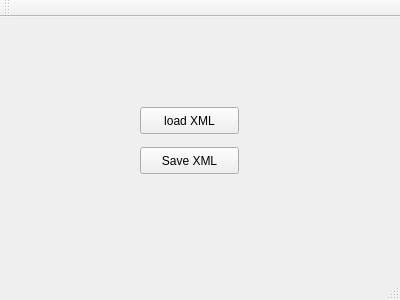
<?xml version="1.0" encoding="UTF-8"?>
<ui version="4.0">
 <class>MainWindow</class>
 <widget class="QMainWindow" name="MainWindow">
  <property name="geometry">
   <rect>
    <x>0</x>
    <y>0</y>
    <width>400</width>
    <height>300</height>
   </rect>
  </property>
  <property name="windowTitle">
   <string>MainWindow</string>
  </property>
  <widget class="QWidget" name="centralWidget">
   <widget class="QPushButton" name="loadXmlButton">
    <property name="geometry">
     <rect>
      <x>140</x>
      <y>90</y>
      <width>99</width>
      <height>27</height>
     </rect>
    </property>
    <property name="text">
     <string>load XML</string>
    </property>
   </widget>
   <widget class="QPushButton" name="saveXmlButton">
    <property name="geometry">
     <rect>
      <x>140</x>
      <y>130</y>
      <width>99</width>
      <height>27</height>
     </rect>
    </property>
    <property name="text">
     <string>Save XML</string>
    </property>
   </widget>
  </widget>
  <widget class="QMenuBar" name="menuBar">
   <property name="geometry">
    <rect>
     <x>0</x>
     <y>0</y>
     <width>400</width>
     <height>25</height>
    </rect>
   </property>
  </widget>
  <widget class="QToolBar" name="mainToolBar">
   <attribute name="toolBarArea">
    <enum>TopToolBarArea</enum>
   </attribute>
   <attribute name="toolBarBreak">
    <bool>false</bool>
   </attribute>
  </widget>
  <widget class="QStatusBar" name="statusBar"/>
 </widget>
 <layoutdefault spacing="6" margin="11"/>
 <resources/>
 <connections/>
</ui>
